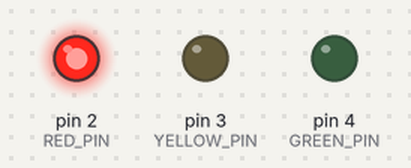
Bench run of a sketch on a simulated Arduino Uno, built with avr-gcc and run on an emulated ATmega328P. Shown: output pins drawn as LEDs (lit = HIGH).

Above: at 10.0 s.
At 30.0 s:
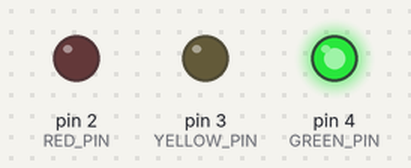
At 48.0 s:
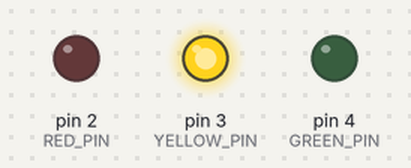
Timing chart, 0 to 72.8 s (numbered marks = the images above):
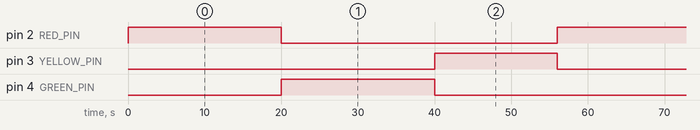

Measured:
- by itself, pin 2 (RED_PIN), pin 4 (GREEN_PIN): alternates HIGH for 20.0 s and LOW for 36.0 s
- by itself, pin 3 (YELLOW_PIN): alternates HIGH for 16.0 s and LOW for 40.0 s

The sketch:

traffic_light_control.ino
```cpp
// Pin assignments
const int RED_PIN    = 2;   // Red LED on digital pin 2
const int YELLOW_PIN = 3;   // Yellow LED on digital pin 3
const int GREEN_PIN  = 4;   // Green LED on digital pin 4

// Times in milliseconds
const unsigned long RED_TIME    = 20000UL; // 20 seconds
const unsigned long GREEN_TIME  = 20000UL; // 20 seconds
const unsigned long YELLOW_TIME = 16000UL; // 16 seconds

void setup() {
  pinMode(RED_PIN, OUTPUT);
  pinMode(YELLOW_PIN, OUTPUT);
  pinMode(GREEN_PIN, OUTPUT);

  // Start with all OFF
  digitalWrite(RED_PIN, LOW);
  digitalWrite(YELLOW_PIN, LOW);
  digitalWrite(GREEN_PIN, LOW);
}

void loop() {
  // 1) RED ON 20 s, others OFF
  digitalWrite(RED_PIN, HIGH);
  digitalWrite(YELLOW_PIN, LOW);
  digitalWrite(GREEN_PIN, LOW);
  delay(RED_TIME);

  // 2) GREEN ON 20 s, others OFF
  digitalWrite(RED_PIN, LOW);
  digitalWrite(YELLOW_PIN, LOW);
  digitalWrite(GREEN_PIN, HIGH);
  delay(GREEN_TIME);

  // 3) YELLOW ON 16 s, others OFF
  digitalWrite(RED_PIN, LOW);
  digitalWrite(YELLOW_PIN, HIGH);
  digitalWrite(GREEN_PIN, LOW);
  delay(YELLOW_TIME);
}
```
